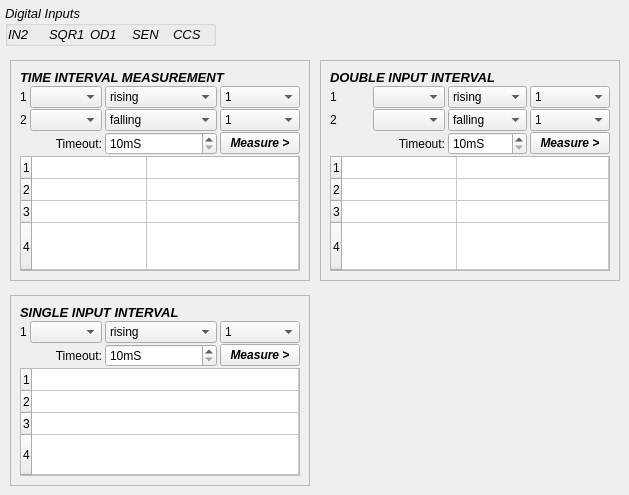
      <widget class="QWidget" name="controlTab">
       <attribute name="title">
        <string>Measurement and Controls</string>
       </attribute>
       <widget class="QFrame" name="frame_12">
        <property name="geometry">
         <rect>
          <x>10</x>
          <y>60</y>
          <width>300</width>
          <height>221</height>
         </rect>
        </property>
        <property name="sizePolicy">
         <sizepolicy hsizetype="Fixed" vsizetype="Preferred">
          <horstretch>0</horstretch>
          <verstretch>0</verstretch>
         </sizepolicy>
        </property>
        <property name="minimumSize">
         <size>
          <width>300</width>
          <height>0</height>
         </size>
        </property>
        <property name="maximumSize">
         <size>
          <width>300</width>
          <height>16777215</height>
         </size>
        </property>
        <property name="styleSheet">
         <string notr="true"/>
        </property>
        <property name="frameShape">
         <enum>QFrame::StyledPanel</enum>
        </property>
        <property name="frameShadow">
         <enum>QFrame::Raised</enum>
        </property>
        <property name="class" stdset="0">
         <string>deep</string>
        </property>
        <layout class="QGridLayout" name="gridLayout_2">
         <item row="0" column="0">
          <widget class="QFrame" name="frame_7">
           <property name="frameShape">
            <enum>QFrame::NoFrame</enum>
           </property>
           <property name="frameShadow">
            <enum>QFrame::Raised</enum>
           </property>
           <property name="class" stdset="0">
            <string>PeripheralCollectionInner</string>
           </property>
           <layout class="QGridLayout" name="gridLayout_4">
            <property name="horizontalSpacing">
             <number>3</number>
            </property>
            <property name="verticalSpacing">
             <number>1</number>
            </property>
            <property name="margin">
             <number>0</number>
            </property>
            <item row="4" column="2">
             <widget class="QSpinBox" name="timeoutBox">
              <property name="suffix">
               <string>mS</string>
              </property>
              <property name="minimum">
               <number>10</number>
              </property>
              <property name="maximum">
               <number>10000</number>
              </property>
             </widget>
            </item>
            <item row="4" column="3">
             <widget class="QPushButton" name="pushButton_7">
              <property name="font">
               <font>
                <weight>75</weight>
                <italic>true</italic>
                <bold>true</bold>
               </font>
              </property>
              <property name="text">
               <string>Measure &gt;</string>
              </property>
             </widget>
            </item>
            <item row="4" column="0" colspan="2">
             <widget class="QLabel" name="label_2">
              <property name="text">
               <string>Timeout:</string>
              </property>
              <property name="alignment">
               <set>Qt::AlignRight|Qt::AlignTrailing|Qt::AlignVCenter</set>
              </property>
             </widget>
            </item>
            <item row="3" column="2">
             <widget class="QComboBox" name="edge2edge">
              <property name="currentIndex">
               <number>1</number>
              </property>
              <item>
               <property name="text">
                <string>rising</string>
               </property>
              </item>
              <item>
               <property name="text">
                <string>falling</string>
               </property>
              </item>
              <item>
               <property name="text">
                <string>four rising edges</string>
               </property>
              </item>
             </widget>
            </item>
            <item row="0" column="0" colspan="4">
             <widget class="QLabel" name="label_56">
              <property name="sizePolicy">
               <sizepolicy hsizetype="Preferred" vsizetype="Maximum">
                <horstretch>0</horstretch>
                <verstretch>0</verstretch>
               </sizepolicy>
              </property>
              <property name="font">
               <font>
                <pointsize>10</pointsize>
                <weight>75</weight>
                <italic>true</italic>
                <bold>true</bold>
               </font>
              </property>
              <property name="text">
               <string>TIME INTERVAL MEASUREMENT</string>
              </property>
             </widget>
            </item>
            <item row="2" column="0">
             <widget class="QLabel" name="label_16">
              <property name="text">
               <string>1</string>
              </property>
             </widget>
            </item>
            <item row="2" column="2">
             <widget class="QComboBox" name="edge1edge">
              <item>
               <property name="text">
                <string>rising</string>
               </property>
              </item>
              <item>
               <property name="text">
                <string>falling</string>
               </property>
              </item>
              <item>
               <property name="text">
                <string>four rising edges</string>
               </property>
              </item>
             </widget>
            </item>
            <item row="3" column="1">
             <widget class="QComboBox" name="edge2chan"/>
            </item>
            <item row="3" column="0">
             <widget class="QLabel" name="label_17">
              <property name="text">
               <string>2</string>
              </property>
             </widget>
            </item>
            <item row="2" column="1">
             <widget class="QComboBox" name="edge1chan"/>
            </item>
            <item row="2" column="3">
             <widget class="QComboBox" name="edge1Count">
              <property name="currentIndex">
               <number>0</number>
              </property>
              <item>
               <property name="text">
                <string>1</string>
               </property>
              </item>
              <item>
               <property name="text">
                <string>2</string>
               </property>
              </item>
              <item>
               <property name="text">
                <string>3</string>
               </property>
              </item>
              <item>
               <property name="text">
                <string>4</string>
               </property>
              </item>
             </widget>
            </item>
            <item row="3" column="3">
             <widget class="QComboBox" name="edge2Count">
              <item>
               <property name="text">
                <string>1</string>
               </property>
              </item>
              <item>
               <property name="text">
                <string>2</string>
               </property>
              </item>
              <item>
               <property name="text">
                <string>3</string>
               </property>
              </item>
              <item>
               <property name="text">
                <string>4</string>
               </property>
              </item>
             </widget>
            </item>
            <item row="10" column="0" colspan="4">
             <widget class="QTableWidget" name="timingResults">
              <property name="verticalScrollBarPolicy">
               <enum>Qt::ScrollBarAlwaysOff</enum>
              </property>
              <property name="showGrid">
               <bool>true</bool>
              </property>
              <property name="cornerButtonEnabled">
               <bool>true</bool>
              </property>
              <property name="rowCount">
               <number>4</number>
              </property>
              <property name="columnCount">
               <number>2</number>
              </property>
              <attribute name="horizontalHeaderVisible">
               <bool>false</bool>
              </attribute>
              <attribute name="horizontalHeaderDefaultSectionSize">
               <number>115</number>
              </attribute>
              <attribute name="horizontalHeaderMinimumSectionSize">
               <number>60</number>
              </attribute>
              <attribute name="horizontalHeaderStretchLastSection">
               <bool>true</bool>
              </attribute>
              <attribute name="verticalHeaderDefaultSectionSize">
               <number>22</number>
              </attribute>
              <attribute name="verticalHeaderMinimumSectionSize">
               <number>20</number>
              </attribute>
              <attribute name="verticalHeaderStretchLastSection">
               <bool>true</bool>
              </attribute>
              <row/>
              <row/>
              <row/>
              <row/>
              <column/>
              <column/>
             </widget>
            </item>
           </layout>
          </widget>
         </item>
        </layout>
       </widget>
       <widget class="QFrame" name="frame_13">
        <property name="geometry">
         <rect>
          <x>320</x>
          <y>60</y>
          <width>300</width>
          <height>221</height>
         </rect>
        </property>
        <property name="sizePolicy">
         <sizepolicy hsizetype="Fixed" vsizetype="Preferred">
          <horstretch>0</horstretch>
          <verstretch>0</verstretch>
         </sizepolicy>
        </property>
        <property name="minimumSize">
         <size>
          <width>300</width>
          <height>0</height>
         </size>
        </property>
        <property name="maximumSize">
         <size>
          <width>300</width>
          <height>16777215</height>
         </size>
        </property>
        <property name="styleSheet">
         <string notr="true"/>
        </property>
        <property name="frameShape">
         <enum>QFrame::StyledPanel</enum>
        </property>
        <property name="frameShadow">
         <enum>QFrame::Raised</enum>
        </property>
        <property name="class" stdset="0">
         <string>deep</string>
        </property>
        <layout class="QGridLayout" name="gridLayout_5">
         <item row="0" column="0">
          <widget class="QFrame" name="frame_8">
           <property name="frameShape">
            <enum>QFrame::NoFrame</enum>
           </property>
           <property name="frameShadow">
            <enum>QFrame::Raised</enum>
           </property>
           <property name="class" stdset="0">
            <string>PeripheralCollectionInner</string>
           </property>
           <layout class="QGridLayout" name="gridLayout_6">
            <property name="horizontalSpacing">
             <number>3</number>
            </property>
            <property name="verticalSpacing">
             <number>1</number>
            </property>
            <property name="margin">
             <number>0</number>
            </property>
            <item row="4" column="2">
             <widget class="QSpinBox" name="TimeoutBox">
              <property name="suffix">
               <string>mS</string>
              </property>
              <property name="minimum">
               <number>10</number>
              </property>
              <property name="maximum">
               <number>10000</number>
              </property>
             </widget>
            </item>
            <item row="4" column="3">
             <widget class="QPushButton" name="pushButton_8">
              <property name="font">
               <font>
                <weight>75</weight>
                <italic>true</italic>
                <bold>true</bold>
               </font>
              </property>
              <property name="text">
               <string>Measure &gt;</string>
              </property>
             </widget>
            </item>
            <item row="4" column="0" colspan="2">
             <widget class="QLabel" name="label_5">
              <property name="text">
               <string>Timeout:</string>
              </property>
              <property name="alignment">
               <set>Qt::AlignRight|Qt::AlignTrailing|Qt::AlignVCenter</set>
              </property>
             </widget>
            </item>
            <item row="3" column="2">
             <widget class="QComboBox" name="Edge2edge">
              <property name="currentIndex">
               <number>1</number>
              </property>
              <item>
               <property name="text">
                <string>rising</string>
               </property>
              </item>
              <item>
               <property name="text">
                <string>falling</string>
               </property>
              </item>
              <item>
               <property name="text">
                <string>4xrising</string>
               </property>
              </item>
              <item>
               <property name="text">
                <string>16xrising</string>
               </property>
              </item>
             </widget>
            </item>
            <item row="0" column="0" colspan="4">
             <widget class="QLabel" name="label_57">
              <property name="sizePolicy">
               <sizepolicy hsizetype="Preferred" vsizetype="Maximum">
                <horstretch>0</horstretch>
                <verstretch>0</verstretch>
               </sizepolicy>
              </property>
              <property name="font">
               <font>
                <pointsize>10</pointsize>
                <weight>75</weight>
                <italic>true</italic>
                <bold>true</bold>
               </font>
              </property>
              <property name="text">
               <string>DOUBLE INPUT INTERVAL</string>
              </property>
             </widget>
            </item>
            <item row="2" column="0">
             <widget class="QLabel" name="label_18">
              <property name="text">
               <string>1</string>
              </property>
             </widget>
            </item>
            <item row="2" column="2">
             <widget class="QComboBox" name="Edge1edge">
              <item>
               <property name="text">
                <string>rising</string>
               </property>
              </item>
              <item>
               <property name="text">
                <string>falling</string>
               </property>
              </item>
              <item>
               <property name="text">
                <string>4xrising</string>
               </property>
              </item>
              <item>
               <property name="text">
                <string>16xrising</string>
               </property>
              </item>
             </widget>
            </item>
            <item row="3" column="1">
             <widget class="QComboBox" name="Edge2chan"/>
            </item>
            <item row="3" column="0">
             <widget class="QLabel" name="label_19">
              <property name="text">
               <string>2</string>
              </property>
             </widget>
            </item>
            <item row="2" column="1">
             <widget class="QComboBox" name="Edge1chan"/>
            </item>
            <item row="2" column="3">
             <widget class="QComboBox" name="Edge1Count">
              <property name="currentIndex">
               <number>0</number>
              </property>
              <item>
               <property name="text">
                <string>1</string>
               </property>
              </item>
              <item>
               <property name="text">
                <string>2</string>
               </property>
              </item>
              <item>
               <property name="text">
                <string>3</string>
               </property>
              </item>
              <item>
               <property name="text">
                <string>4</string>
               </property>
              </item>
             </widget>
            </item>
            <item row="3" column="3">
             <widget class="QComboBox" name="Edge2Count">
              <item>
               <property name="text">
                <string>1</string>
               </property>
              </item>
              <item>
               <property name="text">
                <string>2</string>
               </property>
              </item>
              <item>
               <property name="text">
                <string>3</string>
               </property>
              </item>
              <item>
               <property name="text">
                <string>4</string>
               </property>
              </item>
             </widget>
            </item>
            <item row="10" column="0" colspan="4">
             <widget class="QTableWidget" name="TimingResults">
              <property name="verticalScrollBarPolicy">
               <enum>Qt::ScrollBarAlwaysOff</enum>
              </property>
              <property name="showGrid">
               <bool>true</bool>
              </property>
              <property name="cornerButtonEnabled">
               <bool>true</bool>
              </property>
              <property name="rowCount">
               <number>4</number>
              </property>
              <property name="columnCount">
               <number>2</number>
              </property>
              <attribute name="horizontalHeaderVisible">
               <bool>false</bool>
              </attribute>
              <attribute name="horizontalHeaderDefaultSectionSize">
               <number>115</number>
              </attribute>
              <attribute name="horizontalHeaderMinimumSectionSize">
               <number>60</number>
              </attribute>
              <attribute name="horizontalHeaderStretchLastSection">
               <bool>true</bool>
              </attribute>
              <attribute name="verticalHeaderDefaultSectionSize">
               <number>22</number>
              </attribute>
              <attribute name="verticalHeaderMinimumSectionSize">
               <number>20</number>
              </attribute>
              <attribute name="verticalHeaderStretchLastSection">
               <bool>true</bool>
              </attribute>
              <row/>
              <row/>
              <row/>
              <row/>
              <column/>
              <column/>
             </widget>
            </item>
           </layout>
          </widget>
         </item>
        </layout>
       </widget>
       <widget class="QFrame" name="frame_14">
        <property name="geometry">
         <rect>
          <x>10</x>
          <y>295</y>
          <width>300</width>
          <height>191</height>
         </rect>
        </property>
        <property name="sizePolicy">
         <sizepolicy hsizetype="Fixed" vsizetype="Preferred">
          <horstretch>0</horstretch>
          <verstretch>0</verstretch>
         </sizepolicy>
        </property>
        <property name="minimumSize">
         <size>
          <width>300</width>
          <height>0</height>
         </size>
        </property>
        <property name="maximumSize">
         <size>
          <width>300</width>
          <height>16777215</height>
         </size>
        </property>
        <property name="styleSheet">
         <string notr="true"/>
        </property>
        <property name="frameShape">
         <enum>QFrame::StyledPanel</enum>
        </property>
        <property name="frameShadow">
         <enum>QFrame::Raised</enum>
        </property>
        <property name="class" stdset="0">
         <string>deep</string>
        </property>
        <layout class="QGridLayout" name="gridLayout_7">
         <item row="0" column="0">
          <widget class="QFrame" name="frame_9">
           <property name="frameShape">
            <enum>QFrame::NoFrame</enum>
           </property>
           <property name="frameShadow">
            <enum>QFrame::Raised</enum>
           </property>
           <property name="class" stdset="0">
            <string>PeripheralCollectionInner</string>
           </property>
           <layout class="QGridLayout" name="gridLayout_8">
            <property name="horizontalSpacing">
             <number>3</number>
            </property>
            <property name="verticalSpacing">
             <number>1</number>
            </property>
            <property name="margin">
             <number>0</number>
            </property>
            <item row="3" column="2">
             <widget class="QSpinBox" name="timeoutBox_3">
              <property name="suffix">
               <string>mS</string>
              </property>
              <property name="minimum">
               <number>10</number>
              </property>
              <property name="maximum">
               <number>10000</number>
              </property>
             </widget>
            </item>
            <item row="3" column="3">
             <widget class="QPushButton" name="pushButton_9">
              <property name="font">
               <font>
                <weight>75</weight>
                <italic>true</italic>
                <bold>true</bold>
               </font>
              </property>
              <property name="text">
               <string>Measure &gt;</string>
              </property>
             </widget>
            </item>
            <item row="3" column="0" colspan="2">
             <widget class="QLabel" name="label_9">
              <property name="text">
               <string>Timeout:</string>
              </property>
              <property name="alignment">
               <set>Qt::AlignRight|Qt::AlignTrailing|Qt::AlignVCenter</set>
              </property>
             </widget>
            </item>
            <item row="0" column="0" colspan="4">
             <widget class="QLabel" name="label_58">
              <property name="sizePolicy">
               <sizepolicy hsizetype="Preferred" vsizetype="Maximum">
                <horstretch>0</horstretch>
                <verstretch>0</verstretch>
               </sizepolicy>
              </property>
              <property name="font">
               <font>
                <pointsize>10</pointsize>
                <weight>75</weight>
                <italic>true</italic>
                <bold>true</bold>
               </font>
              </property>
              <property name="text">
               <string>SINGLE INPUT INTERVAL</string>
              </property>
             </widget>
            </item>
            <item row="2" column="0">
             <widget class="QLabel" name="label_20">
              <property name="text">
               <string>1</string>
              </property>
             </widget>
            </item>
            <item row="2" column="2">
             <widget class="QComboBox" name="edge1edge_3">
              <item>
               <property name="text">
                <string>rising</string>
               </property>
              </item>
              <item>
               <property name="text">
                <string>falling</string>
               </property>
              </item>
              <item>
               <property name="text">
                <string>four rising edges</string>
               </property>
              </item>
             </widget>
            </item>
            <item row="2" column="1">
             <widget class="QComboBox" name="edge1chan_3"/>
            </item>
            <item row="2" column="3">
             <widget class="QComboBox" name="edge1Count_3">
              <property name="currentIndex">
               <number>0</number>
              </property>
              <item>
               <property name="text">
                <string>1</string>
               </property>
              </item>
              <item>
               <property name="text">
                <string>2</string>
               </property>
              </item>
              <item>
               <property name="text">
                <string>3</string>
               </property>
              </item>
              <item>
               <property name="text">
                <string>4</string>
               </property>
              </item>
             </widget>
            </item>
            <item row="9" column="0" colspan="4">
             <widget class="QTableWidget" name="timingResults_3">
              <property name="verticalScrollBarPolicy">
               <enum>Qt::ScrollBarAlwaysOff</enum>
              </property>
              <property name="showGrid">
               <bool>true</bool>
              </property>
              <property name="cornerButtonEnabled">
               <bool>true</bool>
              </property>
              <property name="rowCount">
               <number>4</number>
              </property>
              <property name="columnCount">
               <number>1</number>
              </property>
              <attribute name="horizontalHeaderVisible">
               <bool>false</bool>
              </attribute>
              <attribute name="horizontalHeaderDefaultSectionSize">
               <number>115</number>
              </attribute>
              <attribute name="horizontalHeaderMinimumSectionSize">
               <number>60</number>
              </attribute>
              <attribute name="horizontalHeaderStretchLastSection">
               <bool>true</bool>
              </attribute>
              <attribute name="verticalHeaderDefaultSectionSize">
               <number>22</number>
              </attribute>
              <attribute name="verticalHeaderMinimumSectionSize">
               <number>20</number>
              </attribute>
              <attribute name="verticalHeaderStretchLastSection">
               <bool>true</bool>
              </attribute>
              <row/>
              <row/>
              <row/>
              <row/>
              <column/>
             </widget>
            </item>
           </layout>
          </widget>
         </item>
        </layout>
       </widget>
       <widget class="QGroupBox" name="groupBox">
        <property name="geometry">
         <rect>
          <x>5</x>
          <y>5</y>
          <width>211</width>
          <height>41</height>
         </rect>
        </property>
        <property name="font">
         <font>
          <pointsize>10</pointsize>
          <italic>true</italic>
         </font>
        </property>
        <property name="title">
         <string>Digital Inputs</string>
        </property>
        <layout class="QHBoxLayout" name="horizontalLayout_11">
         <property name="spacing">
          <number>1</number>
         </property>
         <property name="margin">
          <number>0</number>
         </property>
         <item>
          <widget class="QLabel" name="DIN_IN2">
           <property name="styleSheet">
            <string notr="true"/>
           </property>
           <property name="text">
            <string>IN2</string>
           </property>
          </widget>
         </item>
         <item>
          <widget class="QLabel" name="DIN_SQR1">
           <property name="text">
            <string>SQR1</string>
           </property>
          </widget>
         </item>
         <item>
          <widget class="QLabel" name="DIN_OD1">
           <property name="text">
            <string>OD1</string>
           </property>
          </widget>
         </item>
         <item>
          <widget class="QLabel" name="DIN_SEN">
           <property name="text">
            <string>SEN</string>
           </property>
          </widget>
         </item>
         <item>
          <widget class="QLabel" name="DIN_CCS">
           <property name="text">
            <string>CCS</string>
           </property>
          </widget>
         </item>
        </layout>
       </widget>
      </widget>
